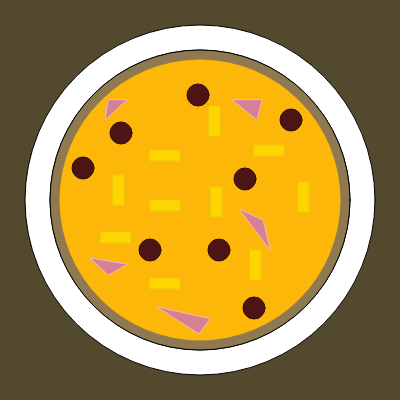
Frame 1 (no input)
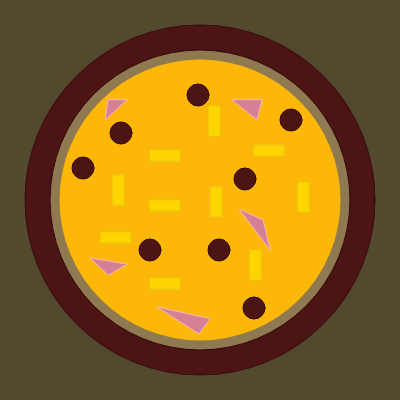
Frame 60 (no input)
Frame 120 (the mouse pressed at the canvas centre since frame 60): identical to frame 60, image omitted

The p5.js sketch that drew these frames (run headless with seeded random() and noise() and a simulated clock; from frame 60 on, the mouse is pressed at the canvas centre):

// p5.js sketch
// ── sketch.js
function setup() {
  createCanvas(400, 400);
}

function draw() {
  background(82, 73, 46); // wooden table
ellipse(200, 200, 350, 350); // plate
ellipse(200, 200, 300, 300); 

//pizza crust
fill(143, 121, 80);
ellipse(200, 200, 300, 300);

//cheese
noStroke();
fill(252, 183, 8);
ellipse(200, 200, 281, 281);

//pineapple
stroke(232, 203, 16);
fill(255, 213, 0);
rect(150, 150, 30, 11);
rect(250, 250, 11, 30);
rect(101, 232, 30, 11);
rect(209, 106, 11, 30);
rect(150, 278, 30, 11);
rect(298, 182, 11, 30);
rect(254, 145, 30, 11);
rect(113, 175, 11, 30);
rect(150, 200, 30, 11);
rect(211, 187, 11, 30);

//ham
stroke(245, 182, 197);
fill(214, 128, 150);
triangle(108,100,105,120,127,100);
triangle(270,250,239,209,263,220);
triangle(108,275,90,258,127,264);
triangle(262,100,257,120,232,100);
triangle(210,319,199,334,157,307);

//pepperoni
stroke(51, 12, 12);
fill(77, 20, 20);
ellipse(150,250,22,22);
ellipse(291,120,22,22);
ellipse(83,168,22,22);
ellipse(198,95,22,22);
ellipse(254,308,22,22);
ellipse(245,179,22,22);
ellipse(121,133,22,22);
ellipse(219,250,22,22);

}
